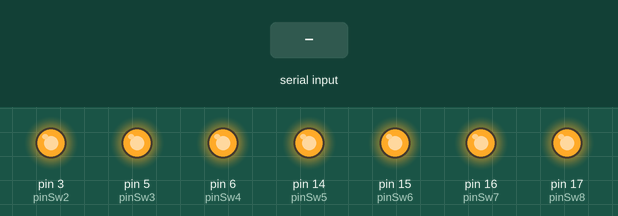
This sketch was run on a simulated Arduino Uno, built with avr-gcc and run on an emulated ATmega328P. Parts: output pins drawn as LEDs (lit = HIGH). Inputs (shaded band) come from the test bench. Pins used as bus, display or sensor lines are not drawn.

Above: at 1.2 s.
1.3 s: "2" received over Serial
At 2.3 s:
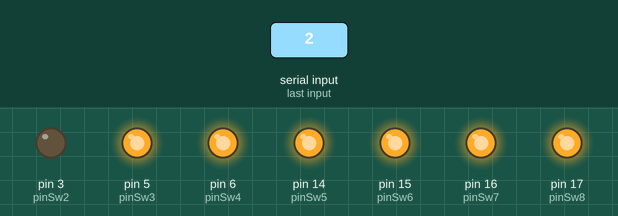
2.8 s: byte 51 ('3') received over Serial
At 3.4 s:
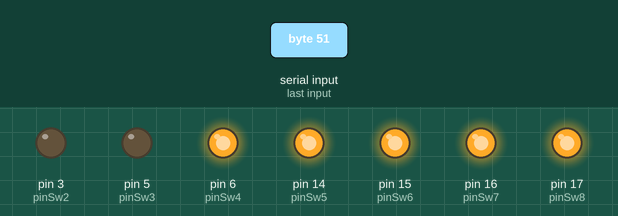
4.3 s: byte 98 ('b') received over Serial
At 4.6 s:
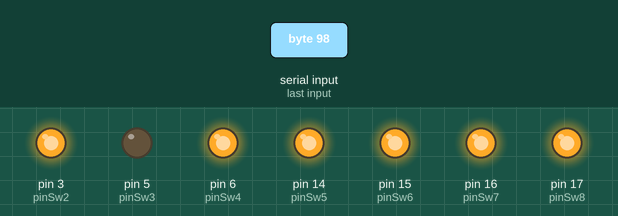
5.8 s: byte 52 ('4') received over Serial
At 6.9 s:
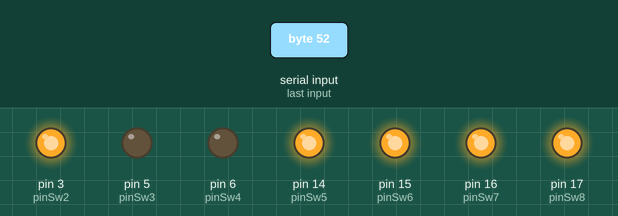
7.3 s: byte 99 ('c') received over Serial
At 8.1 s:
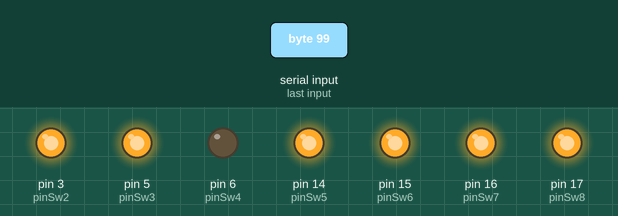
8.8 s: byte 53 ('5') received over Serial
At 9.2 s:
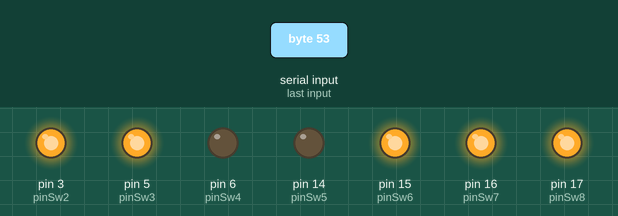
Timing chart, 0 to 11.3 s (numbered marks = the images above; inputs shaded):
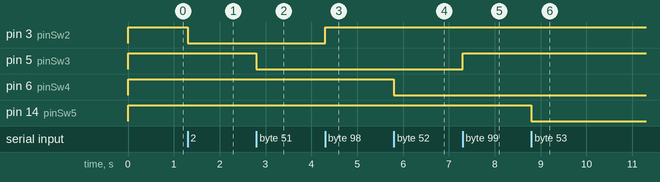

The sketch:

SwitchOcrobot.ino
```cpp
#include<RCSwitch.h>

// 这个针角对应的是终断0,1,arduion uno只有两个中断0,1对应pin,2,3
#define pinRec433 0
int led = 1;

//int pinPower = 3;
//int pinReset = 4;

int pinSw1 = 1;
int pinSw2 = 3;
int pinSw3 = 5;
int pinSw4 = 6;
int pinSw5 = 14;
int pinSw6 = 15;
int pinSw7 = 16;
int pinSw8 = 17;


int tagHdd1 = 0;
int tagHdd2 = 0;

int powerHdd1 = 0;
int powerHdd2 = 0;
// 433接受遥控对象
RCSwitch switch433Rec = RCSwitch();
//表示EEPROM的当前地址，也就是即将要写入的地址
int addr = 1;

void setup() {
   Serial.begin(9600);

  pinMode(pinSw1, OUTPUT);
  pinMode(pinSw2, OUTPUT);
  pinMode(pinSw3, OUTPUT);
  pinMode(pinSw4, OUTPUT);
  pinMode(pinSw5, OUTPUT);
  pinMode(pinSw6, OUTPUT);
  pinMode(pinSw7, OUTPUT);
  pinMode(pinSw8, OUTPUT);

  digitalWrite(pinSw1, HIGH);
  digitalWrite(pinSw2, HIGH);
  digitalWrite(pinSw3, HIGH);
  digitalWrite(pinSw4, HIGH);
  digitalWrite(pinSw5, HIGH);
  digitalWrite(pinSw6, HIGH);
  digitalWrite(pinSw7, HIGH);
  digitalWrite(pinSw8, HIGH);

 // 这个针角对应的是终断0,1,arduion uno只有两个中断0,1对应pin,2,3
 switch433Rec.enableReceive(pinRec433);
 //Serial.println(powerHdd1);
 //Serial.println(powerHdd2);
}
void loop()
{
    long rec433 = 0;
    if(switch433Rec.available()){
      rec433 = switch433Rec.getReceivedValue();
      if(rec433 != 0){
           switch433Rec.resetAvailable();
           Serial.print("Receive 433: ");
           Serial.println(rec433);
        }

    }

                    if(5588739 == rec433){
                       if( 0 == tagHdd1){
                          // 写入高电位使用硬盘1启动，不写也可，默认高电位
                          digitalWrite(pinSw1, HIGH);
                          // 写入低电位，断开硬盘2
                          digitalWrite(pinSw2,LOW);
                        }
                        else if(1 == tagHdd1){
                          digitalWrite(pinSw1,LOW);
                          digitalWrite(pinSw2,HIGH);
                          }
                      if(0 == tagHdd1){
                        tagHdd1 = 1;
                        } else {
                          tagHdd1 = 0;
                          }
                    }
                    if(5588748 == rec433){
                       if( 0 == tagHdd2){
                          digitalWrite(pinSw2, HIGH);
                          digitalWrite(pinSw1,LOW);
                        }
                        else if(1 == tagHdd2){
                          digitalWrite(pinSw2,LOW);
                          digitalWrite(pinSw1,HIGH);
                          }
                      if(0 == tagHdd2){
                        tagHdd2 = 1;
                        } else {
                          tagHdd2 = 0;
                          }
                    }

  char msg = Serial.read();
                  if('1' == msg ){
                    digitalWrite(pinSw1, LOW);
                    } else if('a' == msg){
                      digitalWrite(pinSw1, HIGH);
                      }
                  else if('2' == msg ){
                    digitalWrite(pinSw2, LOW);
                    } else if('b' == msg){
                      digitalWrite(pinSw2,HIGH);
                      }
                 else if('3' == msg){
                    digitalWrite(pinSw3, LOW);
                    } else if('c' == msg){
                      digitalWrite(pinSw3,HIGH);
                      }
                else if('4' == msg){
                    digitalWrite(pinSw4, LOW);
                    } else if('d' == msg){
                      digitalWrite(pinSw4,HIGH);
                      }
                 else if('5' == msg){
                    digitalWrite(pinSw5, LOW);
                    } else if('e' == msg){
                      digitalWrite(pinSw5,HIGH);
                      }
                 else if('6' == msg){
                    digitalWrite(pinSw6, LOW);
                    } else if('f' == msg){
                      digitalWrite(pinSw6,HIGH);
                      }
                 else if('7' == msg){
                    digitalWrite(pinSw7, LOW);
                    } else if('g' == msg){
                      digitalWrite(pinSw7,HIGH);
                      }
                 else if('8' == msg){
                    digitalWrite(pinSw8, LOW);
                    } else if('h' == msg){
                      digitalWrite(pinSw8,HIGH);
                      }
                /*
                   else if('7' == msg || 5588928 == rec433){
                    digitalWrite(pinSw7, LOW);
                    delay(500);
                    } else if('g' == msg || 0 == rec433){
                      digitalWrite(pinSw7,HIGH);
                      }
                 else if('8' == msg || 5588784 == rec433){
                    digitalWrite(pinSw8, LOW);
                    delay(500);
                    } else if('h' == msg || 0 == rec433){
                      digitalWrite(pinSw8,HIGH);

                      }
                      */
}
```

Measured:
- after the input at 1.3 s, pin 3 (pinSw2): HIGH → LOW at once
- after the input at 2.8 s, pin 5 (pinSw3): HIGH → LOW at once
- after the input at 4.3 s, pin 3 (pinSw2): LOW → HIGH at once
- after the input at 5.8 s, pin 6 (pinSw4): HIGH → LOW at once
- after the input at 7.3 s, pin 5 (pinSw3): LOW → HIGH at once
- after the input at 8.8 s, pin 14 (pinSw5): HIGH → LOW at once
